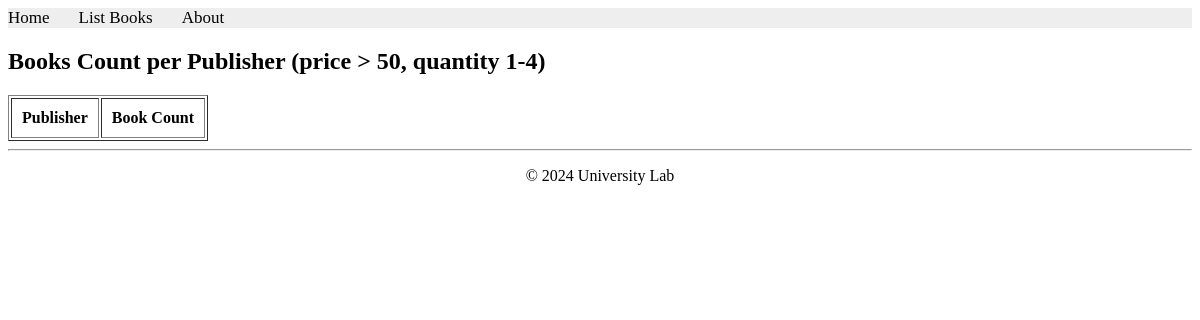
/books/lab9/task6/, run on an earlier commit of the app's database.
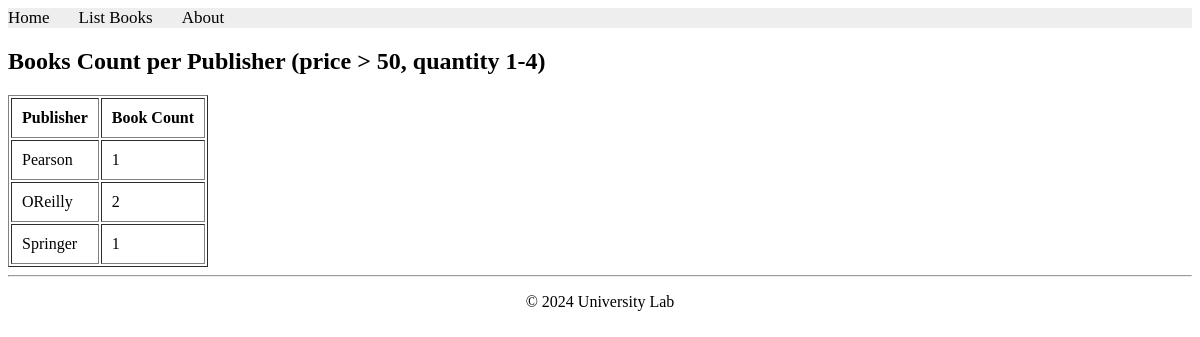
And on a later commit of the database.
### apps/bookmodule/models.py (models this page shows)
class Publisher(models.Model):
    name = models.CharField(max_length=200)
    location = models.CharField(max_length=300)

### apps/bookmodule/views.py (the view)
# urls.py: path('lab9/task6/', views.lab9_task6, name="lab9_task6"),
def lab9_task6(request):
    from django.db.models import Count, Q
    publishers = Publisher.objects.annotate(
        book_count=Count('book', filter=Q(
            book__price__gt=50,
            book__quantity__lt=5,
            book__quantity__gte=1
        ))
    )
    return render(request, 'bookmodule/lab9_task6.html', {'publishers': publishers})

### apps/templates/bookmodule/lab9_task6.html (shortened to what this page needs)
{% extends "layouts/base.html" %}
{% block content %}
<h2>Books Count per Publisher (price > 50, quantity 1-4)</h2>
<table border="1" cellpadding="10">
    <tr>
        <th>Publisher</th>
        <th>Book Count</th>
    </tr>
    {% for pub in publishers %}
    <tr>
        <td>{{ pub.name }}</td>
        <td>{{ pub.book_count }}</td>
    </tr>
    {% endfor %}
</table>
{% endblock %}

What changed in the data, as far as the page shows it:
added Publisher: name "Pearson", book_count "1"
added Publisher: name "OReilly", book_count "2"
added Publisher: name "Springer", book_count "1"
